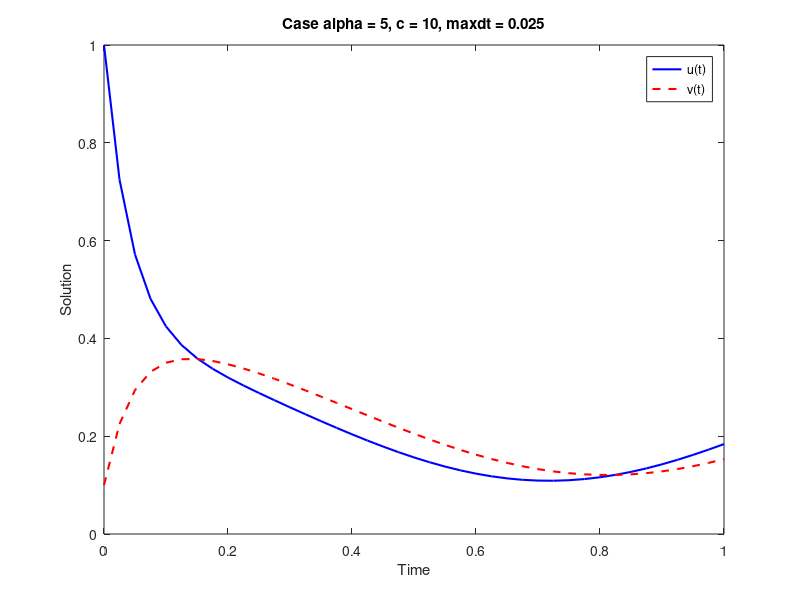

Write the MATLAB code that produced this figure.
function FullyImplicitSystem2a(alpha, c, tau)
    if nargin < 3
        alpha = 5;
        c = 10;
        tau = 0.025;
    end

    % Discretization parameters
    T = 1;
    dt = tau;
    t = 0:dt:T;
    Nsteps = length(t);

    % Initial conditions
    uold = 1;
    vold = 0.1; 

    unew = zeros(1, Nsteps);
    vnew = zeros(1, Nsteps);

    unew(1) = uold;
    vnew(1) = vold;

    % Define the function g(t)
    g = @(t) -sin(4*t);

    % Newton's method Parameters
    tolerance = 1e-8;
    maxiter = 12;

    % Main loop for time stepping
    for i = 2:Nsteps
        unext = uold; % Initial guess
        iter = 0;

        % Update U (using Newton's method) 
        while iter < maxiter
            F = unext - uold - dt*g(t(i)) + dt*alpha*unext^3 + c*dt*(uold - vold);
            F_prime = 1 + 3*dt*alpha*unext^2;

            % Newton's update
            unextnew = unext - F/F_prime;

            % Check for convergence
            if abs((unextnew-unext)/(1e-5 + abs(unext))) < tolerance
                break; % convergence achieved
            end  

            % Update guess for next iteration
            unext  = unextnew;
            iter = iter + 1;
        end

        % Store new value of u after convergence
        unew(i) = unextnew;

        % Update V
        vnew(i) = (1/(1+c*dt))*(c*dt*unew(i) + vold);

        % Update old values for next time step
        uold = unew(i);
        vold = vnew(i);

    end    

    % Plot the results
    figure;
    plot(t, unew, 'b', 'LineWidth', 1.5, 'DisplayName', 'u(t)');
    hold on;
    plot(t, vnew, 'r--', 'LineWidth', 1.5, 'DisplayName', 'v(t)');
    xlabel('Time');
    ylabel('Solution');
    legend('u(t)', 'v(t)');
    title(sprintf('Case alpha = %g, c = %g, maxdt = %.3f', alpha, c, tau));
    xlim([0 1]);
    ylim([0 1]);








end